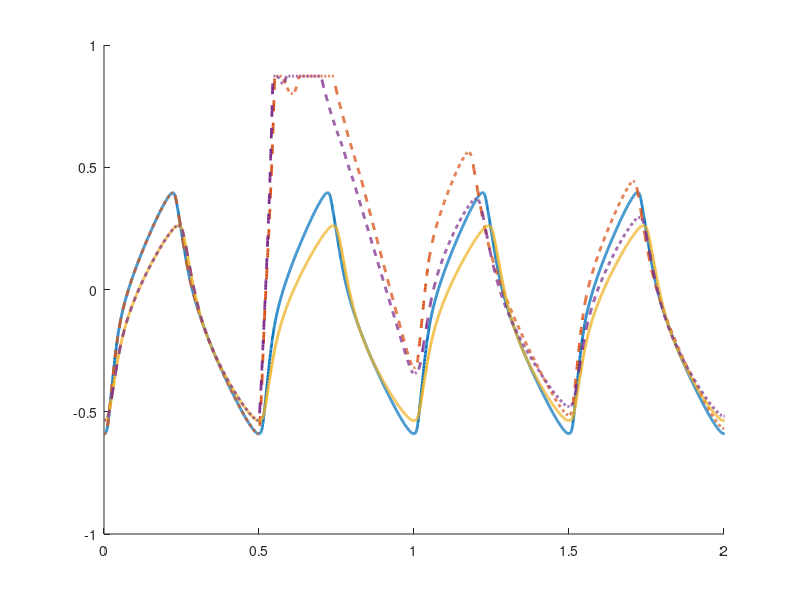

The MATLAB script that drew this image: (Note: this script raises an error after producing the figure.)
clear all
clc

dt = 0.0005;
%% Load unperturbed motion
load ('D_N.mat')
load ('G_N.mat')

D_N = D_N (1:7001);
G_N = G_N (1:7001);

%% perturb with -0.1 Nm
load ('D_P-0.1.mat')
load ('G_P-0.1.mat')

D_P = D_P (1:7001);
G_P = G_P (1:7001);

T = 0:dt:3.5;
figure (1)
hold on 
plot(T,D_N,'linewidth',2);plot(T,D_P,'--','linewidth',2);
plot(T,G_N,'linewidth',2);plot(T,G_P,'--','linewidth',2);

xlim([0 2])
col = [0, 0.4470, 0.7410;0, 0.4470, 0.7410;0.8500, 0.3250, 0.0980;0.8500, 0.3250, 0.0980];
colororder(col)

ax = gca;
ax.FontSize = 15; 

xlabel('Time (s)')
ylabel('Joint angle (Radians)')
set(gcf,'Position',[500 200 800 400])
title ('Hip','FontSize',16)
legend('Normal (D)','Perturbed (D)','Normal (G_w)','Perturbed (G_w)')

%% perturb with -0.1 Nm
load ('D_P-0.02.mat')
load ('G_P-0.02.mat')

D_P = D_P (1:7001);
G_P = G_P (1:7001);

T = 0:dt:3.5;
figure (2)
hold on 
plot(T,D_N,'linewidth',2);plot(T,D_P,'--','linewidth',2);
plot(T,G_N,'linewidth',2);plot(T,G_P,'--','linewidth',2);

xlim([0 2])
col = [0, 0.4470, 0.7410;0, 0.4470, 0.7410;0.8500, 0.3250, 0.0980;0.8500, 0.3250, 0.0980];
colororder(col)

ax = gca;
ax.FontSize = 15; 

xlabel('Time (s)')
ylabel('Joint angle (Radians)')
set(gcf,'Position',[500 200 800 400])
title ('Hip','FontSize',16)
legend('Normal (D)','Perturbed (D)','Normal (G_w)','Perturbed (G_w)')

%% perturb with 0.05 Nm
% load ('D_P0.05.mat')
% load ('G_P0.05.mat')
% 
% D_P = D_P (1:7001);
% G_P = G_P (1:7001);
% 
% T = 0:dt:3.5;
% figure (2)
% hold on 
% plot(T,D_N,'r','linewidth',2);plot(T,D_P,'r--','linewidth',2);
% plot(T,G_N,'b','linewidth',2);plot(T,G_P,'b--','linewidth',2);
% 
% ax = gca;
% ax.FontSize = 15; 
% 
% xlabel('Time (s)')
% ylabel('Joint angle (Radians)')
% set(gcf,'Position',[500 200 800 400])
% title ('Hip','FontSize',16)
% legend('Normal (D)','Perturbed (D)','Normal (G_w)','Perturbed (G_w)')
